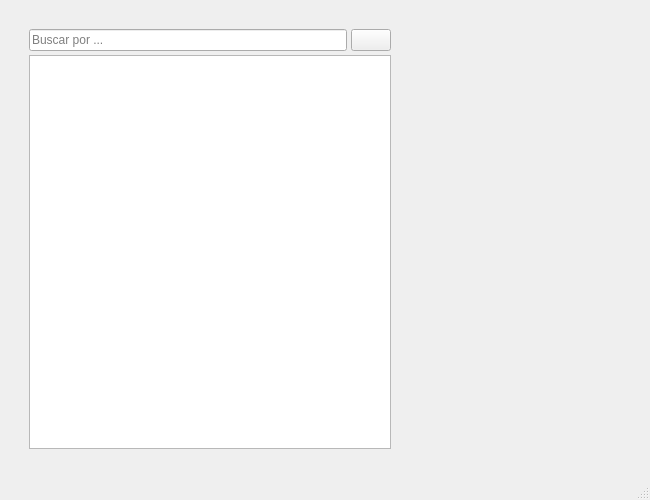
<?xml version="1.0" encoding="UTF-8"?>
<ui version="4.0">
 <class>MainWindow</class>
 <widget class="QMainWindow" name="MainWindow">
  <property name="geometry">
   <rect>
    <x>0</x>
    <y>0</y>
    <width>650</width>
    <height>500</height>
   </rect>
  </property>
  <property name="acceptDrops">
   <bool>true</bool>
  </property>
  <property name="windowTitle">
   <string>Buscador</string>
  </property>
  <property name="windowIcon">
   <iconset resource="recursos/res.qrc">
    <normaloff>:/newPrefix/doc_search.png</normaloff>:/newPrefix/doc_search.png</iconset>
  </property>
  <widget class="QWidget" name="centralwidget">
   <property name="acceptDrops">
    <bool>true</bool>
   </property>
   <layout class="QHBoxLayout" name="horizontalLayout_2">
    <item>
     <layout class="QHBoxLayout" name="horizontalLayout">
      <property name="spacing">
       <number>10</number>
      </property>
      <property name="leftMargin">
       <number>10</number>
      </property>
      <property name="topMargin">
       <number>10</number>
      </property>
      <property name="rightMargin">
       <number>10</number>
      </property>
      <property name="bottomMargin">
       <number>10</number>
      </property>
      <item>
       <layout class="QVBoxLayout" name="verticalLayout_2">
        <property name="spacing">
         <number>4</number>
        </property>
        <property name="leftMargin">
         <number>10</number>
        </property>
        <property name="topMargin">
         <number>10</number>
        </property>
        <property name="rightMargin">
         <number>10</number>
        </property>
        <property name="bottomMargin">
         <number>10</number>
        </property>
        <item alignment="Qt::AlignTop">
         <widget class="QWidget" name="widget" native="true">
          <property name="minimumSize">
           <size>
            <width>332</width>
            <height>0</height>
           </size>
          </property>
          <layout class="QHBoxLayout" name="horizontalLayout_6">
           <property name="spacing">
            <number>4</number>
           </property>
           <property name="leftMargin">
            <number>0</number>
           </property>
           <property name="topMargin">
            <number>0</number>
           </property>
           <property name="rightMargin">
            <number>0</number>
           </property>
           <property name="bottomMargin">
            <number>0</number>
           </property>
           <item>
            <widget class="QLineEdit" name="lineEdit">
             <property name="styleSheet">
              <string notr="true"/>
             </property>
             <property name="placeholderText">
              <string>Buscar por ...</string>
             </property>
            </widget>
           </item>
           <item>
            <widget class="QPushButton" name="search_btn">
             <property name="cursor">
              <cursorShape>PointingHandCursor</cursorShape>
             </property>
             <property name="text">
              <string/>
             </property>
             <property name="icon">
              <iconset resource="recursos/res.qrc">
               <normaloff>:/newPrefix/search.svg</normaloff>:/newPrefix/search.svg</iconset>
             </property>
            </widget>
           </item>
          </layout>
         </widget>
        </item>
        <item>
         <widget class="QTableWidget" name="tableWidget">
          <property name="minimumSize">
           <size>
            <width>332</width>
            <height>389</height>
           </size>
          </property>
          <property name="styleSheet">
           <string notr="true"/>
          </property>
         </widget>
        </item>
       </layout>
      </item>
      <item>
       <layout class="QHBoxLayout" name="horizontalLayout_4">
        <property name="leftMargin">
         <number>10</number>
        </property>
        <property name="topMargin">
         <number>9</number>
        </property>
        <property name="rightMargin">
         <number>10</number>
        </property>
        <property name="bottomMargin">
         <number>9</number>
        </property>
        <item>
         <widget class="QWidget" name="widget_sub" native="true">
          <property name="minimumSize">
           <size>
            <width>200</width>
            <height>0</height>
           </size>
          </property>
          <property name="maximumSize">
           <size>
            <width>16777215</width>
            <height>16777215</height>
           </size>
          </property>
          <property name="cursor">
           <cursorShape>ArrowCursor</cursorShape>
          </property>
          <property name="mouseTracking">
           <bool>false</bool>
          </property>
          <property name="focusPolicy">
           <enum>Qt::NoFocus</enum>
          </property>
          <property name="acceptDrops">
           <bool>true</bool>
          </property>
          <property name="styleSheet">
           <string notr="true"/>
          </property>
          <layout class="QVBoxLayout" name="verticalLayout">
           <property name="spacing">
            <number>9</number>
           </property>
           <property name="leftMargin">
            <number>9</number>
           </property>
           <property name="topMargin">
            <number>9</number>
           </property>
           <property name="rightMargin">
            <number>9</number>
           </property>
           <property name="bottomMargin">
            <number>9</number>
           </property>
           <item alignment="Qt::AlignTop">
            <widget class="QLabel" name="label_up">
             <property name="maximumSize">
              <size>
               <width>16777215</width>
               <height>30</height>
              </size>
             </property>
             <property name="font">
              <font>
               <family>Verdana</family>
               <pointsize>9</pointsize>
               <weight>50</weight>
               <italic>false</italic>
               <bold>false</bold>
              </font>
             </property>
             <property name="styleSheet">
              <string notr="true">font: 9pt &quot;Verdana&quot;;</string>
             </property>
             <property name="text">
              <string/>
             </property>
             <property name="scaledContents">
              <bool>false</bool>
             </property>
            </widget>
           </item>
          </layout>
         </widget>
        </item>
       </layout>
      </item>
     </layout>
    </item>
   </layout>
  </widget>
  <widget class="QMenuBar" name="menubar">
   <property name="geometry">
    <rect>
     <x>0</x>
     <y>0</y>
     <width>650</width>
     <height>18</height>
    </rect>
   </property>
  </widget>
  <widget class="QStatusBar" name="statusbar"/>
 </widget>
 <resources>
  <include location="recursos/res.qrc"/>
 </resources>
 <connections/>
</ui>
